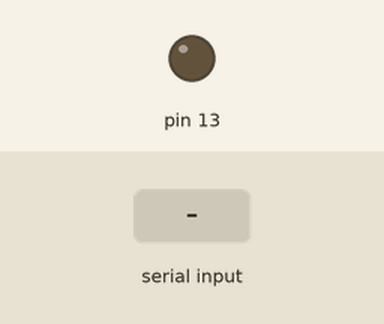
Simulated run of this sketch. Board: Arduino Uno, built with avr-gcc and run on an emulated ATmega328P. On the bench: output pins drawn as LEDs (lit = HIGH). Inputs (shaded band) come from the test bench. What the sketch prints to the serial monitor is not drawn.

Above: at 6.2 s.
6.3 s: "off" received over Serial
At 7.5 s:
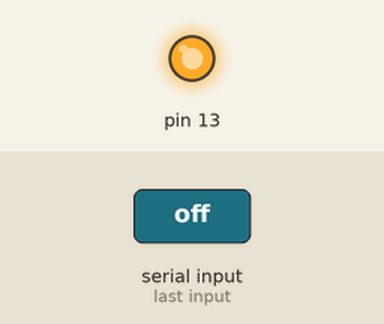
7.8 s: "on" received over Serial
Timing chart, 0 to 10.8 s (numbered marks = the images above; inputs shaded):
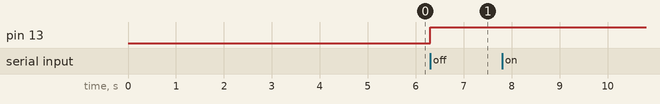

The sketch:

14canUno.ino
```cpp
void setup() {

  // put your setup code here, to run once:
  pinMode(13,OUTPUT);
Serial.begin(9600);
delay(5000);
}

void loop() {
  // put your main code here, to run repeatedly:
String readString;
String Q;

//-------------------------------Check Serial Port---------------------------------------
 while (Serial.available()) {
      delay(1);
    if (Serial.available() > 0) {
      char c = Serial.read();  //gets one byte from serial buffer
    if (isControl(c)) {
      //'Serial.println("it's a control character");
      break;
    }
      readString += c; //makes the string readString
    }
 }

 Q = readString;
 if(Q != "on" && Q != "off"){
Serial.print("on");
 }
if(Q == "on"){
Serial.print("off");
}
if(Q == "off"){
  digitalWrite(13, HIGH);
}
delay(100);

}
```

Measured:
- after the input at 6.3 s, pin 13: LOW → HIGH at once
- after the input at 7.8 s, every drawn part: stays the same
